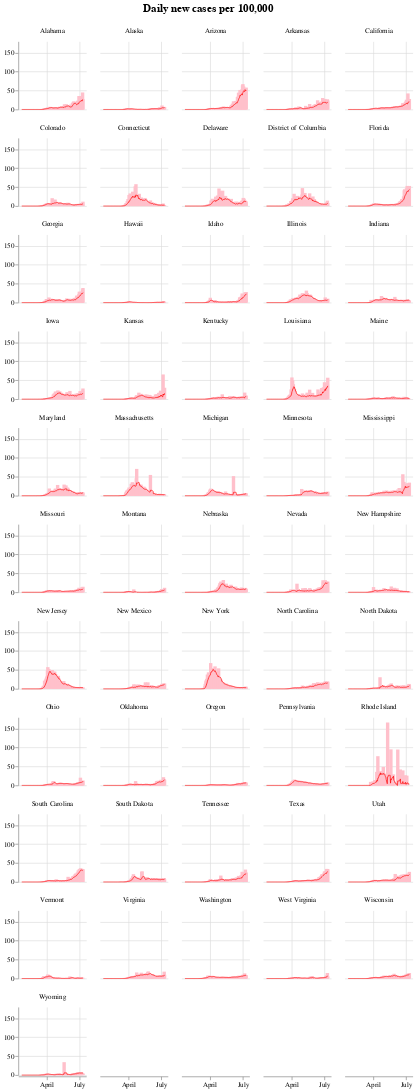

Source (notebook cell):
### Markdown cell above
- **Data visualization** is the graphical representation of information


- You've been exposed to a variety of different visualizations throughout your life: charts, graphs, maps, etc.


- Good data visualization is important: it can help us see trends and outliers and find insights in large datasets


- In SA233, you've used [Matplotlib](https://matplotlib.org/) to create basic data visualizations


- In this course, we will use [**Altair**](https://altair-viz.github.io/), a modern Python visualization library, to create a wide variety of visualizations, including interactive ones


- For example, you will learn how to create a visualization like this:

### Code cell
import altair as alt
import pandas as pd
import vegafusion as vf

vf.enable()

state_df = pd.read_csv('data/covid_us_by_state.csv')

daily_per_capita = alt.Chart().mark_bar(
    color='pink'
).encode(
    alt.X('date:T'),
    alt.Y('daily_cases_per_capita:Q'),
    [alt.Tooltip('date:T', title='Date'),
     alt.Tooltip('daily_cases:Q', title='New cases'),
     alt.Tooltip('daily_cases_per_capita:Q', 
                 title='New cases per 100,000')]
).properties(
    width=100,
    height=100
)

trend_per_capita = alt.Chart().transform_window(
    groupby=['state'],
    frame=[-7, 0],
    rolling_avg='mean(daily_cases_per_capita)'
).mark_line(
    color='red',
    size=1
).encode(
    alt.X('date:T'),
    alt.Y('rolling_avg:Q')
)

(daily_per_capita + trend_per_capita).facet(
    data=state_df,
    facet=alt.Facet('state:N', header=alt.Header(title=None)),
    columns=5
).properties(
    title='Daily new cases per 100,000'
).configure_axis(
    title=None
).configure_view(
    strokeWidth=0
).configure_title(
    fontSize=16,
    anchor='middle',
    offset=20
)

### Figure 1 — Vega specification as saved in the notebook (floating-point values rounded to 4 significant figures; data arrays with more than 128 entries replaced by an {"elided": "..."} marker saying what was removed)
{"$schema": "https://vega.github.io/schema/vega/v5.json", "data": [{"name": "source_0", "values": {"elided": "8670 records"}, "transform": [{"type": "formula", "expr": "toDate(datum['date'])", "as": "date"}]}, {"name": "facet_domain", "values": [{"state": "Alabama", "count": 170}, {"state": "Alaska", "count": 170}, {"state": "Arizona", "count": 170}, {"state": "Arkansas", "count": 170}, {"state": "California", "count": 170}, {"state": "Colorado", "count": 170}, {"state": "Connecticut", "count": 170}, {"state": "Delaware", "count": 170}, {"state": "District of Columbia", "count": 170}, {"state": "Florida", "count": 170}, {"state": "Georgia", "count": 170}, {"state": "Hawaii", "count": 170}, {"state": "Idaho", "count": 170}, {"state": "Illinois", "count": 170}, {"state": "Indiana", "count": 170}, {"state": "Iowa", "count": 170}, {"state": "Kansas", "count": 170}, {"state": "Kentucky", "count": 170}, {"state": "Louisiana", "count": 170}, {"state": "Maine", "count": 170}, {"state": "Maryland", "count": 170}, {"state": "Massachusetts", "count": 170}, {"state": "Michigan", "count": 170}, {"state": "Minnesota", "count": 170}, {"state": "Mississippi", "count": 170}, {"state": "Missouri", "count": 170}, {"state": "Montana", "count": 170}, {"state": "Nebraska", "count": 170}, {"state": "Nevada", "count": 170}, {"state": "New Hampshire", "count": 170}, {"state": "New Jersey", "count": 170}, {"state": "New Mexico", "count": 170}, {"state": "New York", "count": 170}, {"state": "North Carolina", "count": 170}, {"state": "North Dakota", "count": 170}, {"state": "Ohio", "count": 170}, {"state": "Oklahoma", "count": 170}, {"state": "Oregon", "count": 170}, {"state": "Pennsylvania", "count": 170}, {"state": "Rhode Island", "count": 170}, {"state": "South Carolina", "count": 170}, {"state": "South Dakota", "count": 170}, {"state": "Tennessee", "count": 170}, {"state": "Texas", "count": 170}, {"state": "Utah", "count": 170}, {"state": "Vermont", "count": 170}, {"state": "Virginia", "count": 170}, {"state": "Washington", "count": 170}, {"state": "West Virginia", "count": 170}, {"state": "Wisconsin", "count": 170}, {"state": "Wyoming", "count": 170}]}, {"name": "facet_domain_row", "values": [{"data": 0.0}, {"data": 1.0}, {"data": 2.0}, {"data": 3.0}, {"data": 4.0}, {"data": 5.0}, {"data": 6.0}, {"data": 7.0}, {"data": 8.0}, {"data": 9.0}, {"data": 10.0}]}, {"name": "facet_domain_column", "transform": [{"type": "sequence", "start": 0.0, "stop": {"signal": "min(length(data(\"facet_domain\")), 5)"}}]}, {"name": "data_1", "values": {"elided": "8670 records"}, "transform": [{"type": "formula", "expr": "toDate(datum['date'])", "as": "date"}]}, {"name": "data_2", "values": {"elided": "8670 records"}, "transform": [{"type": "formula", "expr": "toDate(datum['date'])", "as": "date"}]}], "signals": [{"name": "child_width", "value": 100}, {"name": "child_height", "value": 100}], "marks": [{"type": "group", "name": "row_header", "from": {"data": "facet_domain_row"}, "encode": {"update": {"height": {"signal": "child_height"}}}, "axes": [{"scale": "y", "grid": false, "zindex": 0, "labelOverlap": true, "orient": "left", "tickCount": {"signal": "ceil(child_height/40)"}}], "role": "row-header"}, {"type": "group", "name": "column_footer", "from": {"data": "facet_domain_column"}, "encode": {"update": {"width": {"signal": "child_width"}}}, "axes": [{"scale": "x", "labelOverlap": true, "tickCount": {"signal": "ceil(child_width/40)"}, "labelFlush": true, "orient": "bottom", "grid": false, "zindex": 0}], "role": "column-footer"}, {"type": "group", "name": "cell", "from": {"facet": {"data": "source_0", "name": "facet", "groupby": ["state"]}}, "sort": {"field": ["datum[\"state\"]"], "order": ["ascending"]}, "encode": {"update": {"width": {"signal": "child_width"}, "height": {"signal": "child_height"}}}, "data": [{"name": "data_0", "source": "facet", "transform": [{"type": "stack", "field": "daily_cases_per_capita", "groupby": ["date"], "sort": {"field": [], "order": []}, "as": ["daily_cases_per_capita_start", "daily_cases_per_capita_end"], "offset": "zero"}, {"type": "filter", "expr": "(isDate(datum[\"date\"]) || (isValid(datum[\"date\"]) && isFinite(+datum[\"date\"]))) && isValid(datum[\"daily_cases_per_capita\"]) && isFinite(+datum[\"daily_cases_per_capita\"])"}, {"type": "project", "fields": ["daily_cases", "daily_cases_per_capita", "daily_cases_per_capita_end", "daily_cases_per_capita_start", "date"]}]}, {"name": "data_1", "source": "facet", "transform": [{"type": "window", "sort": {"field": [], "order": []}, "groupby": ["state"], "ops": ["mean"], "fields": ["daily_cases_per_capita"], "params": [null], "as": ["rolling_avg"], "frame": [-7, 0]}, {"type": "project", "fields": ["date", "rolling_avg"]}]}], "marks": [{"type": "rect", "name": "child_layer_0_marks", "from": {"data": "data_0"}, "encode": {"update": {"fill": {"value": "pink"}, "ariaRoleDescription": {"value": "bar"}, "y": {"field": "daily_cases_per_capita_end", "scale": "y"}, "xc": {"field": "date", "scale": "x"}, "y2": {"field": "daily_cases_per_capita_start", "scale": "y"}, "description": {"signal": "\"date: \" + (timeFormat(datum[\"date\"], '%b %d, %Y')) + \"; daily_cases_per_capita: \" + (format(datum[\"daily_cases_per_capita\"], \"\")) + \"; Date: \" + (timeFormat(datum[\"date\"], '%b %d, %Y')) + \"; New cases: \" + (format(datum[\"daily_cases\"], \"\")) + \"; New cases per 100,000: \" + (format(datum[\"daily_cases_per_capita\"], \"\"))"}, "tooltip": {"signal": "{\"Date\": timeFormat(datum[\"date\"], '%b %d, %Y'), \"New cases\": format(datum[\"daily_cases\"], \"\"), \"New cases per 100,000\": format(datum[\"daily_cases_per_capita\"], \"\")}"}, "width": {"value": 5}}}, "style": ["bar"]}, {"type": "line", "name": "child_layer_1_marks", "from": {"data": "data_1"}, "sort": {"field": "datum[\"date\"]"}, "encode": {"update": {"x": {"field": "date", "scale": "x"}, "stroke": {"value": "red"}, "y": {"field": "rolling_avg", "scale": "y"}, "strokeWidth": {"value": 1}, "defined": {"signal": "isValid(datum[\"date\"]) && isFinite(+datum[\"date\"]) && isValid(datum[\"rolling_avg\"]) && isFinite(+datum[\"rolling_avg\"])"}, "description": {"signal": "\"date: \" + (timeFormat(datum[\"date\"], '%b %d, %Y')) + \"; rolling_avg: \" + (format(datum[\"rolling_avg\"], \"\"))"}}}, "style": ["line"]}], "axes": [{"scale": "x", "tickCount": {"signal": "ceil(child_width/40)"}, "zindex": 0, "gridScale": "y", "maxExtent": 0, "minExtent": 0, "grid": true, "domain": false, "orient": "bottom", "aria": false, "labels": false, "ticks": false}, {"scale": "y", "labels": false, "tickCount": {"signal": "ceil(child_height/40)"}, "zindex": 0, "maxExtent": 0, "gridScale": "x", "aria": false, "domain": false, "ticks": false, "minExtent": 0, "grid": true, "orient": "left"}], "title": {"text": {"signal": "isValid(parent[\"state\"]) ? parent[\"state\"] : \"\"+parent[\"state\"]"}, "style": "guide-label", "offset": 10, "frame": "group"}, "style": "cell"}], "scales": [{"name": "x", "type": "time", "domain": {"fields": [{"data": "data_1", "field": "date"}, {"data": "data_2", "field": "date"}]}, "range": [0, {"signal": "child_width"}], "padding": 5}, {"name": "y", "type": "linear", "domain": {"fields": [{"data": "data_1", "field": "daily_cases_per_capita_start"}, {"data": "data_1", "field": "daily_cases_per_capita_end"}, {"data": "data_2", "field": "rolling_avg"}]}, "range": [{"signal": "child_height"}, 0], "zero": true, "nice": true}], "title": {"text": "Daily new cases per 100,000", "offset": 20, "anchor": "middle"}, "config": {"axis": {"title": null}, "style": {"cell": {"strokeWidth": 0}, "group-title": {"fontSize": 16}}}, "layout": {"padding": 20, "bounds": "full", "align": "all", "columns": 5}, "background": "white", "padding": 5}
